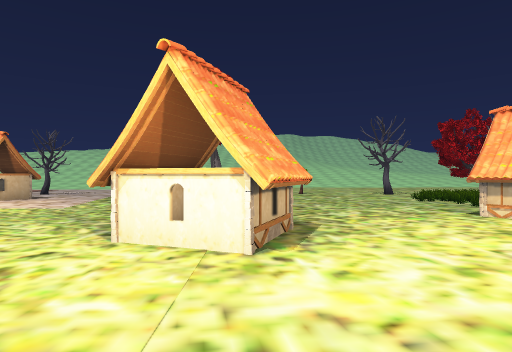
[1] (above)

16 first-person views from a walk through a 3-D level made in the Godot game engine. The camera is 1.4 m above the floor, looks level and sees 75° across. The floor is counted in squares, 2 m on a side. Each view is taken from the middle of a square. On the plan, view 1 faces up. The plan holds only what a view shows up to about 10 squares ahead; the rest is blank. The place goes on beyond the plan. Characters and animated objects are not drawn. Some surface patterns are stand-ins.

[2]
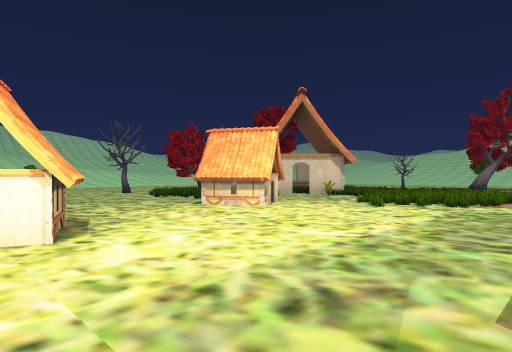

[3]
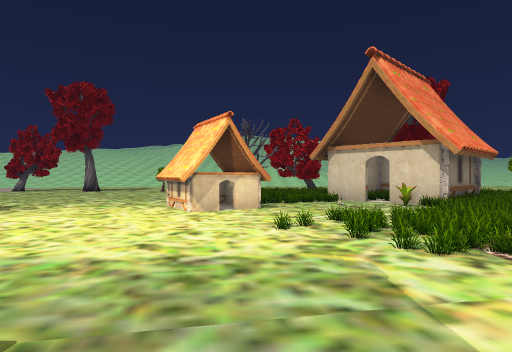

[4]
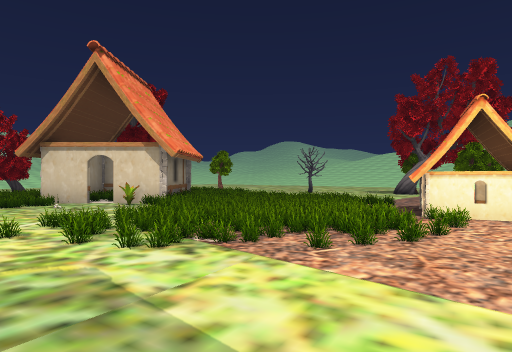

[5]
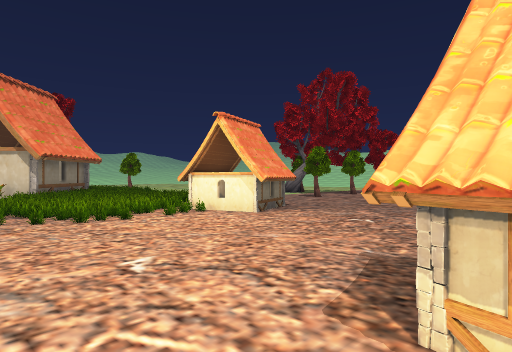

[6]
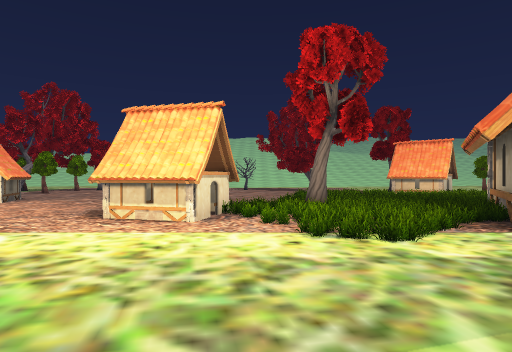

[7]
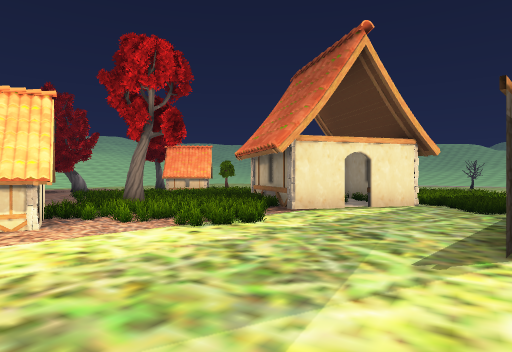

[8]
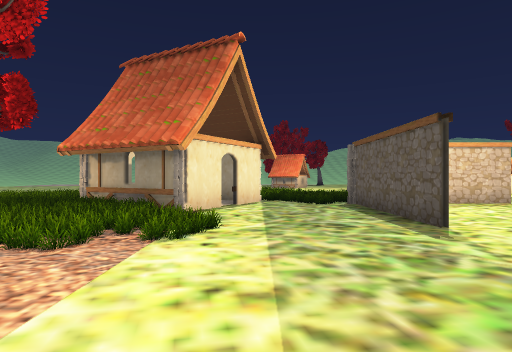

[9]
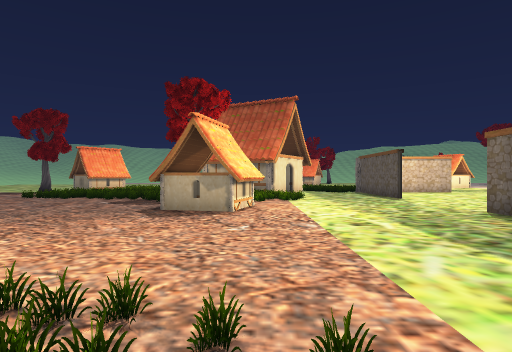

[10]
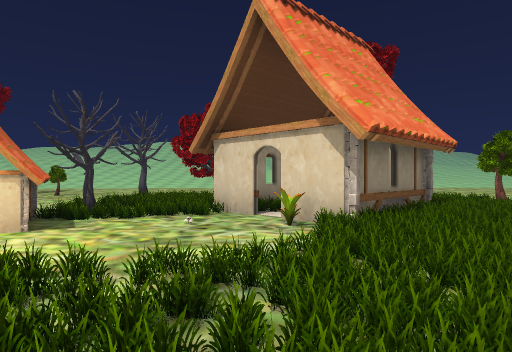

[11]
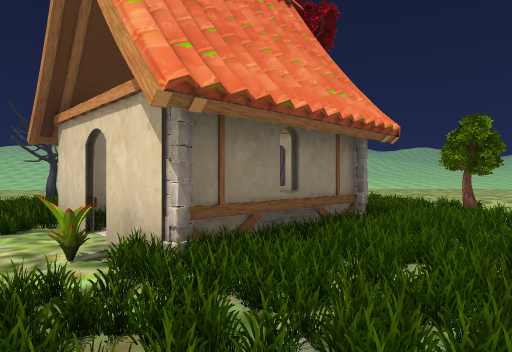

[12]
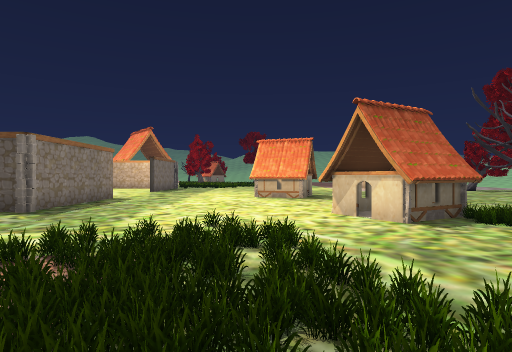

[13]
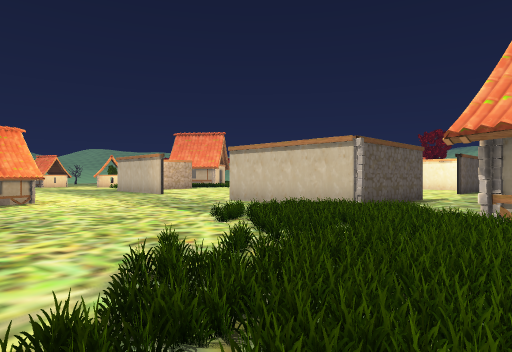

[14]
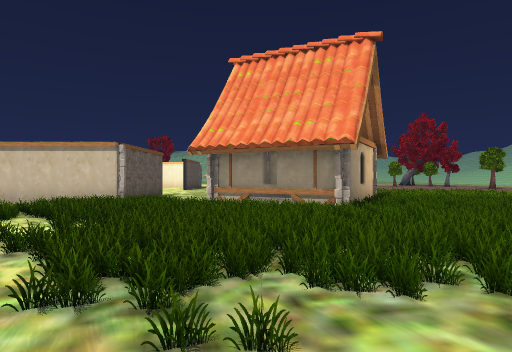

[15]
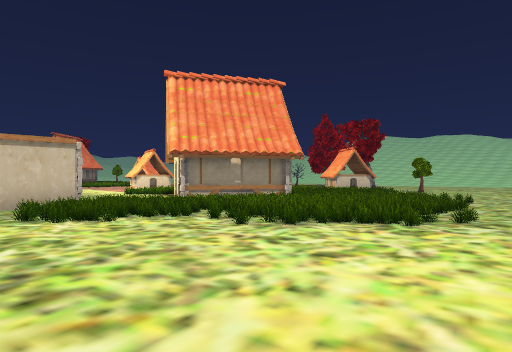

[16]
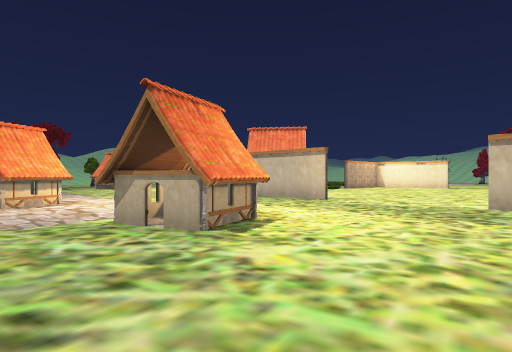

### Floor plan
Key: @ floor where view 1 was taken; # wall or solid block; . floor; / step, stairs or slope; = window, fence, low wall or low ledge; T tree; B brick; O other object.
Columns run from 9 left of view 1 to 14 right of it. Each row starts with its distance up from view 1.
 10   #..     .....
  9   ....    .....   ####
  8    ...  .......  O####B
  7    .... .......T..####.
  6     ...  ....###./#B#..
  5      ...#....###......
  4       ..##............
  3       ...#...........
  2        .............
  1         ............
  0         .@...........##
 -1         ......B.......##
 -2           ####..........
 -3                .........
 -4               ..........
 -5              #..........
 -6              .....###...
 -7             ......###...
 -8             ............
 -9             ........T...
-10             .#....
-11         .. ..#.....
-12        ......#...#B#
-13       .......#..####B
-14      #....####B.B####
-15      ........   =###
-16      ...........   B
-17       ..........
-18  ..   .#..........
-19 ..... ##............
-20 ###...#...............
-21   #...................
-22        ......... .

Positions as (right, up) in squares from view 1, and headings:
1: (0, 0), facing up
2: (-1, -1), facing up-right
3: (6, -2), facing up
4: (6, -2), facing up-right
5: (8, -6), facing up-right
6: (4, -8), facing right
7: (4, -6), facing down-right
8: (7, -5), facing down
9: (9, 1), facing down
10: (9, 1), facing up
11: (11, 3), facing up
12: (11, 3), facing left
13: (8, -20), facing up-left
14: (8, -22), facing up
15: (2, -22), facing up-right
16: (2, -22), facing up-left
